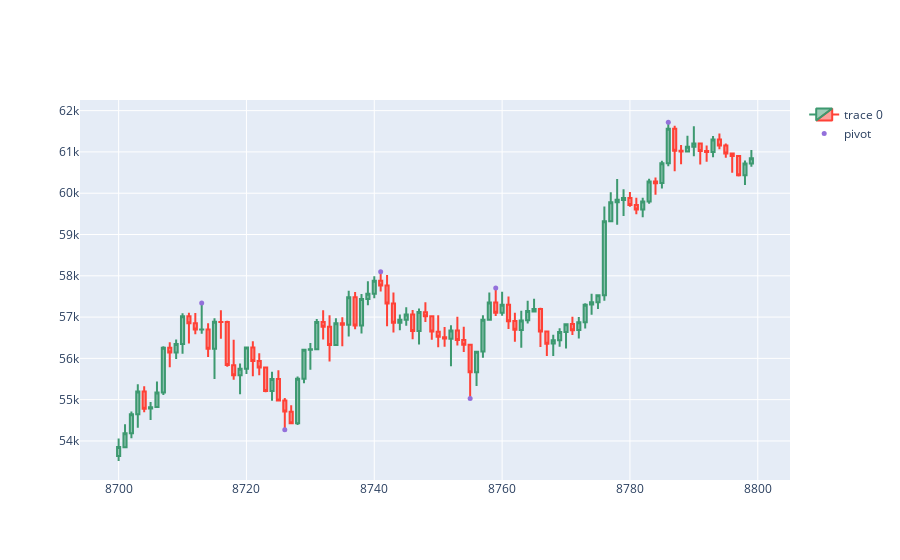

The cell this chart's notebook holds for it:
### Code cell
dfpl = df[8700:8800]
fig = go.Figure(data=[go.Candlestick(x=dfpl.index,
                open=dfpl['open'],
                high=dfpl['high'],
                low=dfpl['low'],
                close=dfpl['close'])])

fig.add_scatter(x=dfpl.index, y=dfpl['pointpos'], mode="markers",
                marker=dict(size=5, color="MediumPurple"),
                name="pivot")
fig.update_layout(xaxis_rangeslider_visible=False)
fig.show()
